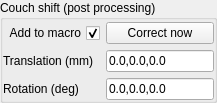
         <widget class="QGroupBox" name="groupBox_17">
          <property name="minimumSize">
           <size>
            <width>0</width>
            <height>0</height>
           </size>
          </property>
          <property name="maximumSize">
           <size>
            <width>300</width>
            <height>16777215</height>
           </size>
          </property>
          <property name="title">
           <string>Couch shift (post processing)</string>
          </property>
          <layout class="QGridLayout" name="gridLayout_26">
           <property name="leftMargin">
            <number>0</number>
           </property>
           <property name="topMargin">
            <number>2</number>
           </property>
           <property name="rightMargin">
            <number>0</number>
           </property>
           <property name="bottomMargin">
            <number>0</number>
           </property>
           <item row="0" column="0">
            <layout class="QGridLayout" name="gridLayout_8">
             <item row="2" column="0">
              <widget class="QLabel" name="label_67">
               <property name="text">
                <string>Rotation (deg)</string>
               </property>
              </widget>
             </item>
             <item row="0" column="1">
              <widget class="QPushButton" name="pushButton_DoCouchCorrection">
               <property name="text">
                <string>Correct now</string>
               </property>
              </widget>
             </item>
             <item row="0" column="0">
              <widget class="QCheckBox" name="checkBox_CouchShiftAddToMacro">
               <property name="layoutDirection">
                <enum>Qt::RightToLeft</enum>
               </property>
               <property name="text">
                <string>Add to macro</string>
               </property>
               <property name="checked">
                <bool>true</bool>
               </property>
              </widget>
             </item>
             <item row="2" column="1">
              <widget class="QLineEdit" name="lineEdit_CouchRot">
               <property name="text">
                <string>0.0,0.0,0.0</string>
               </property>
              </widget>
             </item>
             <item row="1" column="1">
              <widget class="QLineEdit" name="lineEdit_CouchTrans">
               <property name="text">
                <string>0.0,0.0,0.0</string>
               </property>
              </widget>
             </item>
             <item row="1" column="0">
              <widget class="QLabel" name="label_66">
               <property name="text">
                <string>Translation (mm)</string>
               </property>
              </widget>
             </item>
            </layout>
           </item>
          </layout>
         </widget>
